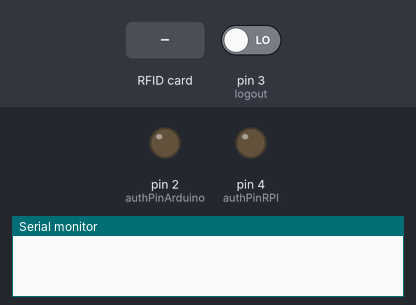
The sketch below on a simulated Arduino Uno, built with avr-gcc and run on an emulated ATmega328P. Shown: output pins drawn as LEDs (lit = HIGH), the last lines printed to the serial monitor. The inputs (shaded band) are chosen by the test bench; at power-on: pin 3 (logout) LOW. Pins used as bus, display or sensor lines are not drawn.

Above: at 1.2 s.
1.3 s: RFID card A2 6B AF 89 held to the reader
At 3.0 s:
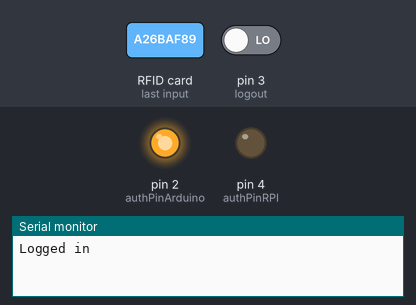
3.3 s: RFID card 5E 7A 19 C4 held to the reader
At 4.4 s:
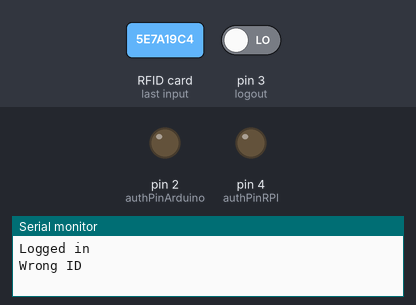
4.8 s: RFID card 9F 79 AB A9 held to the reader
At 5.2 s:
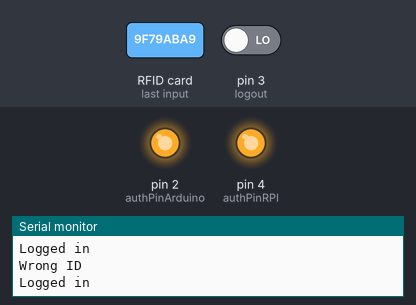
6.8 s: pin 3 (logout) driven HIGH
At 7.4 s:
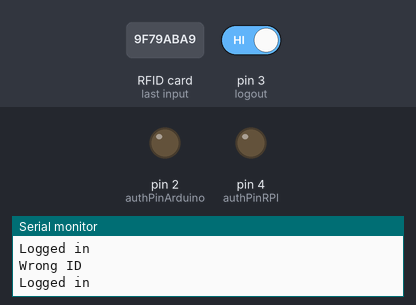
Timing chart, 0 to 9.3 s (numbered marks = the images above; inputs shaded):
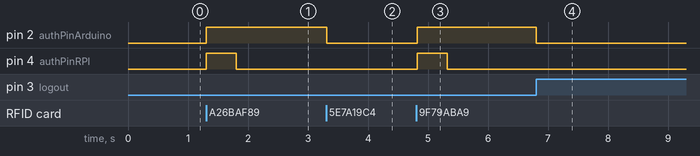

Measured:
- after the input at 1.3 s, pin 2 (authPinArduino): LOW → HIGH at once; pin 4 (authPinRPI): LOW → HIGH at once, → LOW 0.50 s later
- after the input at 3.3 s, pin 2 (authPinArduino): HIGH → LOW at once
- after the input at 4.8 s, pin 2 (authPinArduino): LOW → HIGH at once; pin 4 (authPinRPI): LOW → HIGH at once, → LOW 0.50 s later
- after the input at 6.8 s, pin 2 (authPinArduino): HIGH → LOW at once

The sketch:

GIP_NanoAuth.ino
```cpp
// (licence header left out)
#include "SPI.h"
#include "MFRC522.h"


#define SS_PIN 10
#define RST_PIN 9
#define SP_PIN 8
#define RFCfgReg = 0x26 << 1
#define authPinArduino 2
#define authPinRPI 4
#define logout 3

MFRC522 rfid(SS_PIN, RST_PIN);
MFRC522::MIFARE_Key key;

String authID;

void setup() {
	Serial.begin(9600);
	SPI.begin();
	rfid.PCD_Init();

	pinMode(authPinArduino, OUTPUT);
	pinMode(authPinRPI, OUTPUT);
	pinMode(logout, INPUT);
	digitalWrite(authPinArduino, LOW);
	digitalWrite(authPinRPI, LOW);

	attachInterrupt(digitalPinToInterrupt(logout), ISR_logout, RISING);
}

void loop() {
	if (!rfid.PICC_IsNewCardPresent() || !rfid.PICC_ReadCardSerial())
		return;

	MFRC522::PICC_Type piccType = rfid.PICC_GetType(rfid.uid.sak);

	// Check if the PICC of Classic MIFARE type
	if (piccType != MFRC522::PICC_TYPE_MIFARE_MINI &&
		piccType != MFRC522::PICC_TYPE_MIFARE_1K &&
		piccType != MFRC522::PICC_TYPE_MIFARE_4K) {
		Serial.println(F("Your tag is not of type MIFARE Classic."));
		return;
	}

	authID = "";
	for (byte i = 0; i < 4; i++) {
		authID +=
			(rfid.uid.uidByte[i] < 0x10 ? "0" : "") +
			String(rfid.uid.uidByte[i], HEX) +
			(i != 3 ? ":" : "");
	}

	rfid.PICC_HaltA();
	rfid.PCD_StopCrypto1();

	authID.toUpperCase();


	if (authID.equals("A2:6B:AF:89") || authID.equals("9F:79:AB:A9") || authID.equals("7E:64:58:89") || authID.equals("48:23:77:C9") || authID.equals("03:90:A9:89"))
	{
		digitalWrite(authPinRPI, HIGH);
		digitalWrite(authPinArduino, HIGH);
		Serial.println("Logged in");
		delay(500);
		digitalWrite(authPinRPI, LOW);
	}
	else
	{
		digitalWrite(authPinArduino, LOW);
		Serial.println("Wrong ID");
	}

	delay(100);
}

void ISR_logout()
{
	digitalWrite(authPinArduino, LOW);
	digitalWrite(authPinRPI, LOW);
}
```
